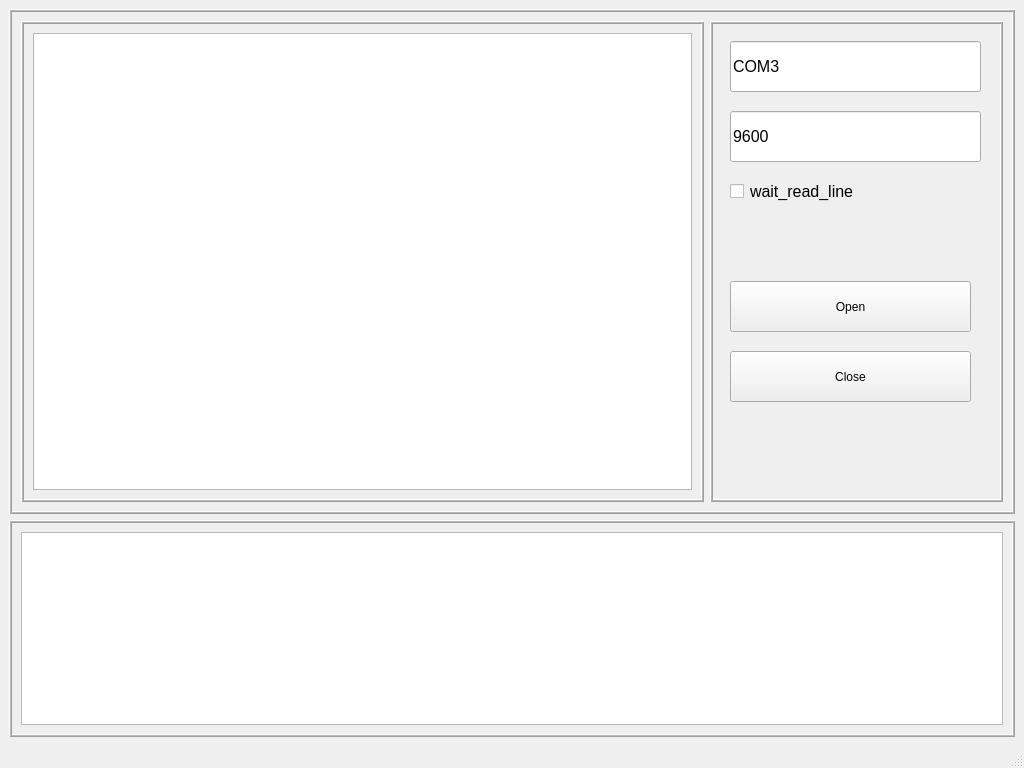
<?xml version="1.0" encoding="UTF-8"?>
<ui version="4.0">
 <class>MainWindow</class>
 <widget class="QMainWindow" name="MainWindow">
  <property name="geometry">
   <rect>
    <x>0</x>
    <y>0</y>
    <width>1024</width>
    <height>768</height>
   </rect>
  </property>
  <property name="windowTitle">
   <string>MainWindow</string>
  </property>
  <widget class="QWidget" name="centralwidget">
   <layout class="QVBoxLayout" name="verticalLayout" stretch="70,30">
    <item>
     <widget class="QFrame" name="frame">
      <property name="styleSheet">
       <string notr="true">border-color: rgb(255, 170, 0);</string>
      </property>
      <property name="frameShape">
       <enum>QFrame::Box</enum>
      </property>
      <property name="frameShadow">
       <enum>QFrame::Raised</enum>
      </property>
      <property name="midLineWidth">
       <number>1</number>
      </property>
      <layout class="QHBoxLayout" name="horizontalLayout" stretch="70,30">
       <item>
        <widget class="QFrame" name="frame_3">
         <property name="styleSheet">
          <string notr="true">border-color: rgb(255, 170, 0);</string>
         </property>
         <property name="frameShape">
          <enum>QFrame::Box</enum>
         </property>
         <property name="frameShadow">
          <enum>QFrame::Raised</enum>
         </property>
         <property name="midLineWidth">
          <number>1</number>
         </property>
         <layout class="QGridLayout" name="gridLayout">
          <item row="0" column="1">
           <widget class="QTextEdit" name="txt_data"/>
          </item>
         </layout>
        </widget>
       </item>
       <item>
        <widget class="QFrame" name="frame_4">
         <property name="styleSheet">
          <string notr="true">border-color: rgb(255, 170, 0);</string>
         </property>
         <property name="frameShape">
          <enum>QFrame::Box</enum>
         </property>
         <property name="frameShadow">
          <enum>QFrame::Raised</enum>
         </property>
         <property name="midLineWidth">
          <number>1</number>
         </property>
         <widget class="QLineEdit" name="port">
          <property name="geometry">
           <rect>
            <x>20</x>
            <y>20</y>
            <width>251</width>
            <height>51</height>
           </rect>
          </property>
          <property name="font">
           <font>
            <pointsize>12</pointsize>
           </font>
          </property>
          <property name="text">
           <string>COM3</string>
          </property>
         </widget>
         <widget class="QLineEdit" name="baud">
          <property name="geometry">
           <rect>
            <x>20</x>
            <y>90</y>
            <width>251</width>
            <height>51</height>
           </rect>
          </property>
          <property name="font">
           <font>
            <pointsize>12</pointsize>
           </font>
          </property>
          <property name="text">
           <string>9600</string>
          </property>
         </widget>
         <widget class="QPushButton" name="btn_open">
          <property name="geometry">
           <rect>
            <x>20</x>
            <y>260</y>
            <width>241</width>
            <height>51</height>
           </rect>
          </property>
          <property name="text">
           <string>Open</string>
          </property>
         </widget>
         <widget class="QPushButton" name="btn_close">
          <property name="geometry">
           <rect>
            <x>20</x>
            <y>330</y>
            <width>241</width>
            <height>51</height>
           </rect>
          </property>
          <property name="text">
           <string>Close</string>
          </property>
         </widget>
         <widget class="QCheckBox" name="chk">
          <property name="geometry">
           <rect>
            <x>20</x>
            <y>160</y>
            <width>231</width>
            <height>20</height>
           </rect>
          </property>
          <property name="font">
           <font>
            <pointsize>12</pointsize>
           </font>
          </property>
          <property name="text">
           <string>wait_read_line</string>
          </property>
         </widget>
        </widget>
       </item>
      </layout>
     </widget>
    </item>
    <item>
     <widget class="QFrame" name="frame_2">
      <property name="styleSheet">
       <string notr="true">border-color: rgb(255, 170, 0);</string>
      </property>
      <property name="frameShape">
       <enum>QFrame::Box</enum>
      </property>
      <property name="frameShadow">
       <enum>QFrame::Raised</enum>
      </property>
      <property name="midLineWidth">
       <number>1</number>
      </property>
      <layout class="QGridLayout" name="gridLayout_2">
       <item row="0" column="0">
        <widget class="QTextEdit" name="txt_log"/>
       </item>
      </layout>
     </widget>
    </item>
   </layout>
  </widget>
  <widget class="QMenuBar" name="menubar">
   <property name="geometry">
    <rect>
     <x>0</x>
     <y>0</y>
     <width>1024</width>
     <height>26</height>
    </rect>
   </property>
  </widget>
  <widget class="QStatusBar" name="statusbar"/>
 </widget>
 <resources/>
 <connections/>
</ui>
